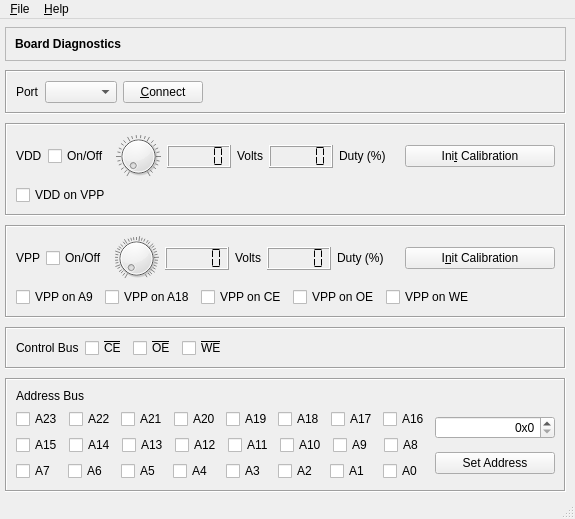
<?xml version="1.0" encoding="UTF-8"?>
<ui version="4.0">
 <class>DiagWindow</class>
 <widget class="QMainWindow" name="DiagWindow">
  <property name="geometry">
   <rect>
    <x>0</x>
    <y>0</y>
    <width>575</width>
    <height>519</height>
   </rect>
  </property>
  <property name="windowTitle">
   <string>USB Flash/EPROM Programmer</string>
  </property>
  <property name="windowIcon">
   <iconset resource="../resources/resources.qrc">
    <normaloff>:/icon/ufprog.png</normaloff>:/icon/ufprog.png</iconset>
  </property>
  <widget class="QWidget" name="centralwidget">
   <widget class="QWidget" name="layoutWidget">
    <property name="geometry">
     <rect>
      <x>5</x>
      <y>5</y>
      <width>561</width>
      <height>471</height>
     </rect>
    </property>
    <layout class="QVBoxLayout" name="verticalLayout_3">
     <item>
      <widget class="QFrame" name="frame_2">
       <property name="sizePolicy">
        <sizepolicy hsizetype="Preferred" vsizetype="Fixed">
         <horstretch>0</horstretch>
         <verstretch>0</verstretch>
        </sizepolicy>
       </property>
       <property name="frameShape">
        <enum>QFrame::StyledPanel</enum>
       </property>
       <property name="frameShadow">
        <enum>QFrame::Raised</enum>
       </property>
       <layout class="QHBoxLayout" name="horizontalLayout_5">
        <item>
         <widget class="QLabel" name="labelMain">
          <property name="sizePolicy">
           <sizepolicy hsizetype="Preferred" vsizetype="Fixed">
            <horstretch>0</horstretch>
            <verstretch>0</verstretch>
           </sizepolicy>
          </property>
          <property name="font">
           <font>
            <weight>75</weight>
            <bold>true</bold>
           </font>
          </property>
          <property name="text">
           <string>Board Diagnostics</string>
          </property>
         </widget>
        </item>
       </layout>
      </widget>
     </item>
     <item>
      <widget class="QFrame" name="framePort">
       <property name="sizePolicy">
        <sizepolicy hsizetype="Preferred" vsizetype="Fixed">
         <horstretch>0</horstretch>
         <verstretch>0</verstretch>
        </sizepolicy>
       </property>
       <property name="frameShape">
        <enum>QFrame::Box</enum>
       </property>
       <property name="frameShadow">
        <enum>QFrame::Sunken</enum>
       </property>
       <layout class="QHBoxLayout" name="horizontalLayout_4">
        <item>
         <layout class="QHBoxLayout" name="horizontalLayout">
          <item>
           <widget class="QLabel" name="labelPort">
            <property name="text">
             <string>Port</string>
            </property>
           </widget>
          </item>
          <item>
           <widget class="QComboBox" name="comboBoxPort"/>
          </item>
          <item>
           <widget class="QPushButton" name="pushButtonConnect">
            <property name="text">
             <string>&amp;Connect</string>
            </property>
           </widget>
          </item>
          <item>
           <spacer name="horizontalSpacer_5">
            <property name="orientation">
             <enum>Qt::Horizontal</enum>
            </property>
            <property name="sizeHint" stdset="0">
             <size>
              <width>40</width>
              <height>20</height>
             </size>
            </property>
           </spacer>
          </item>
         </layout>
        </item>
       </layout>
      </widget>
     </item>
     <item>
      <widget class="QFrame" name="frameVdd">
       <property name="sizePolicy">
        <sizepolicy hsizetype="Preferred" vsizetype="Fixed">
         <horstretch>0</horstretch>
         <verstretch>0</verstretch>
        </sizepolicy>
       </property>
       <property name="frameShape">
        <enum>QFrame::Box</enum>
       </property>
       <property name="frameShadow">
        <enum>QFrame::Sunken</enum>
       </property>
       <layout class="QHBoxLayout" name="horizontalLayout_7">
        <item>
         <layout class="QVBoxLayout" name="verticalLayout">
          <item>
           <layout class="QHBoxLayout" name="horizontalLayoutVdd">
            <item>
             <widget class="QLabel" name="labelVdd">
              <property name="sizePolicy">
               <sizepolicy hsizetype="Minimum" vsizetype="Fixed">
                <horstretch>0</horstretch>
                <verstretch>0</verstretch>
               </sizepolicy>
              </property>
              <property name="text">
               <string>VDD</string>
              </property>
             </widget>
            </item>
            <item>
             <widget class="QCheckBox" name="checkBoxVddCtrl">
              <property name="sizePolicy">
               <sizepolicy hsizetype="Minimum" vsizetype="Fixed">
                <horstretch>0</horstretch>
                <verstretch>0</verstretch>
               </sizepolicy>
              </property>
              <property name="text">
               <string>On/Off</string>
              </property>
             </widget>
            </item>
            <item>
             <widget class="QDial" name="dialVdd">
              <property name="sizePolicy">
               <sizepolicy hsizetype="Fixed" vsizetype="Fixed">
                <horstretch>0</horstretch>
                <verstretch>0</verstretch>
               </sizepolicy>
              </property>
              <property name="maximumSize">
               <size>
                <width>45</width>
                <height>45</height>
               </size>
              </property>
              <property name="maximum">
               <number>100</number>
              </property>
              <property name="value">
               <number>0</number>
              </property>
              <property name="sliderPosition">
               <number>0</number>
              </property>
              <property name="tracking">
               <bool>true</bool>
              </property>
              <property name="orientation">
               <enum>Qt::Horizontal</enum>
              </property>
              <property name="invertedAppearance">
               <bool>false</bool>
              </property>
              <property name="invertedControls">
               <bool>false</bool>
              </property>
              <property name="wrapping">
               <bool>false</bool>
              </property>
              <property name="notchTarget">
               <double>3.700000000000000</double>
              </property>
              <property name="notchesVisible">
               <bool>true</bool>
              </property>
             </widget>
            </item>
            <item>
             <widget class="QLCDNumber" name="lcdNumberVdd">
              <property name="sizePolicy">
               <sizepolicy hsizetype="Minimum" vsizetype="Fixed">
                <horstretch>0</horstretch>
                <verstretch>0</verstretch>
               </sizepolicy>
              </property>
              <property name="smallDecimalPoint">
               <bool>false</bool>
              </property>
              <property name="digitCount">
               <number>5</number>
              </property>
              <property name="segmentStyle">
               <enum>QLCDNumber::Flat</enum>
              </property>
             </widget>
            </item>
            <item>
             <widget class="QLabel" name="labelVddVolts">
              <property name="sizePolicy">
               <sizepolicy hsizetype="Minimum" vsizetype="Fixed">
                <horstretch>0</horstretch>
                <verstretch>0</verstretch>
               </sizepolicy>
              </property>
              <property name="text">
               <string>Volts</string>
              </property>
             </widget>
            </item>
            <item>
             <widget class="QLCDNumber" name="lcdNumberVddDuty">
              <property name="sizePolicy">
               <sizepolicy hsizetype="Minimum" vsizetype="Fixed">
                <horstretch>0</horstretch>
                <verstretch>0</verstretch>
               </sizepolicy>
              </property>
              <property name="segmentStyle">
               <enum>QLCDNumber::Flat</enum>
              </property>
             </widget>
            </item>
            <item>
             <widget class="QLabel" name="labelVddDuty">
              <property name="sizePolicy">
               <sizepolicy hsizetype="Minimum" vsizetype="Fixed">
                <horstretch>0</horstretch>
                <verstretch>0</verstretch>
               </sizepolicy>
              </property>
              <property name="text">
               <string>Duty (%)</string>
              </property>
             </widget>
            </item>
            <item>
             <spacer name="horizontalSpacer_2">
              <property name="orientation">
               <enum>Qt::Horizontal</enum>
              </property>
              <property name="sizeHint" stdset="0">
               <size>
                <width>40</width>
                <height>20</height>
               </size>
              </property>
             </spacer>
            </item>
            <item>
             <widget class="QPushButton" name="pushButtonVddInitCal">
              <property name="sizePolicy">
               <sizepolicy hsizetype="Fixed" vsizetype="Fixed">
                <horstretch>0</horstretch>
                <verstretch>0</verstretch>
               </sizepolicy>
              </property>
              <property name="minimumSize">
               <size>
                <width>150</width>
                <height>0</height>
               </size>
              </property>
              <property name="maximumSize">
               <size>
                <width>16777215</width>
                <height>16777215</height>
               </size>
              </property>
              <property name="baseSize">
               <size>
                <width>0</width>
                <height>0</height>
               </size>
              </property>
              <property name="text">
               <string>Ini&amp;t Calibration</string>
              </property>
              <property name="checkable">
               <bool>false</bool>
              </property>
              <property name="autoRepeatInterval">
               <number>100</number>
              </property>
              <property name="flat">
               <bool>false</bool>
              </property>
             </widget>
            </item>
           </layout>
          </item>
          <item>
           <widget class="QCheckBox" name="checkBoxVddOnVpp">
            <property name="text">
             <string>VDD on VPP</string>
            </property>
           </widget>
          </item>
         </layout>
        </item>
       </layout>
      </widget>
     </item>
     <item>
      <widget class="QFrame" name="frameVpp">
       <property name="sizePolicy">
        <sizepolicy hsizetype="Preferred" vsizetype="Fixed">
         <horstretch>0</horstretch>
         <verstretch>0</verstretch>
        </sizepolicy>
       </property>
       <property name="frameShape">
        <enum>QFrame::Box</enum>
       </property>
       <property name="frameShadow">
        <enum>QFrame::Sunken</enum>
       </property>
       <layout class="QHBoxLayout" name="horizontalLayout_6">
        <item>
         <layout class="QVBoxLayout" name="verticalLayout_2">
          <item>
           <layout class="QHBoxLayout" name="horizontalLayoutVpp">
            <item>
             <widget class="QLabel" name="labelVpp">
              <property name="sizePolicy">
               <sizepolicy hsizetype="Minimum" vsizetype="Fixed">
                <horstretch>0</horstretch>
                <verstretch>0</verstretch>
               </sizepolicy>
              </property>
              <property name="text">
               <string>VPP</string>
              </property>
             </widget>
            </item>
            <item>
             <widget class="QCheckBox" name="checkBoxVppCtrl">
              <property name="sizePolicy">
               <sizepolicy hsizetype="Minimum" vsizetype="Fixed">
                <horstretch>0</horstretch>
                <verstretch>0</verstretch>
               </sizepolicy>
              </property>
              <property name="text">
               <string>On/Off</string>
              </property>
             </widget>
            </item>
            <item>
             <widget class="QDial" name="dialVpp">
              <property name="sizePolicy">
               <sizepolicy hsizetype="Fixed" vsizetype="Fixed">
                <horstretch>0</horstretch>
                <verstretch>0</verstretch>
               </sizepolicy>
              </property>
              <property name="maximumSize">
               <size>
                <width>45</width>
                <height>45</height>
               </size>
              </property>
              <property name="maximum">
               <number>300</number>
              </property>
              <property name="value">
               <number>0</number>
              </property>
              <property name="sliderPosition">
               <number>0</number>
              </property>
              <property name="orientation">
               <enum>Qt::Horizontal</enum>
              </property>
              <property name="invertedAppearance">
               <bool>false</bool>
              </property>
              <property name="invertedControls">
               <bool>false</bool>
              </property>
              <property name="wrapping">
               <bool>false</bool>
              </property>
              <property name="notchTarget">
               <double>7.700000000000000</double>
              </property>
              <property name="notchesVisible">
               <bool>true</bool>
              </property>
             </widget>
            </item>
            <item>
             <widget class="QLCDNumber" name="lcdNumberVpp">
              <property name="sizePolicy">
               <sizepolicy hsizetype="Minimum" vsizetype="Fixed">
                <horstretch>0</horstretch>
                <verstretch>0</verstretch>
               </sizepolicy>
              </property>
              <property name="segmentStyle">
               <enum>QLCDNumber::Flat</enum>
              </property>
             </widget>
            </item>
            <item>
             <widget class="QLabel" name="labelVppVolts">
              <property name="sizePolicy">
               <sizepolicy hsizetype="Minimum" vsizetype="Fixed">
                <horstretch>0</horstretch>
                <verstretch>0</verstretch>
               </sizepolicy>
              </property>
              <property name="text">
               <string>Volts</string>
              </property>
             </widget>
            </item>
            <item>
             <widget class="QLCDNumber" name="lcdNumberVppDuty">
              <property name="sizePolicy">
               <sizepolicy hsizetype="Minimum" vsizetype="Fixed">
                <horstretch>0</horstretch>
                <verstretch>0</verstretch>
               </sizepolicy>
              </property>
              <property name="segmentStyle">
               <enum>QLCDNumber::Flat</enum>
              </property>
             </widget>
            </item>
            <item>
             <widget class="QLabel" name="labelVppDuty">
              <property name="sizePolicy">
               <sizepolicy hsizetype="Minimum" vsizetype="Fixed">
                <horstretch>0</horstretch>
                <verstretch>0</verstretch>
               </sizepolicy>
              </property>
              <property name="text">
               <string>Duty (%)</string>
              </property>
             </widget>
            </item>
            <item>
             <spacer name="horizontalSpacer">
              <property name="orientation">
               <enum>Qt::Horizontal</enum>
              </property>
              <property name="sizeHint" stdset="0">
               <size>
                <width>40</width>
                <height>20</height>
               </size>
              </property>
             </spacer>
            </item>
            <item>
             <widget class="QPushButton" name="pushButtonVppInitCal">
              <property name="sizePolicy">
               <sizepolicy hsizetype="Fixed" vsizetype="Fixed">
                <horstretch>0</horstretch>
                <verstretch>0</verstretch>
               </sizepolicy>
              </property>
              <property name="minimumSize">
               <size>
                <width>150</width>
                <height>0</height>
               </size>
              </property>
              <property name="text">
               <string>I&amp;nit Calibration</string>
              </property>
             </widget>
            </item>
           </layout>
          </item>
          <item>
           <layout class="QHBoxLayout" name="horizontalLayoutVppFlags">
            <item>
             <widget class="QCheckBox" name="checkBoxVppOnA9">
              <property name="text">
               <string>VPP on A9</string>
              </property>
             </widget>
            </item>
            <item>
             <widget class="QCheckBox" name="checkBoxVppOnA18">
              <property name="text">
               <string>VPP on A18</string>
              </property>
             </widget>
            </item>
            <item>
             <widget class="QCheckBox" name="checkBoxVppOnCE">
              <property name="text">
               <string>VPP on CE</string>
              </property>
             </widget>
            </item>
            <item>
             <widget class="QCheckBox" name="checkBoxVppOnOE">
              <property name="text">
               <string>VPP on OE</string>
              </property>
             </widget>
            </item>
            <item>
             <widget class="QCheckBox" name="checkBoxVppOnWE">
              <property name="text">
               <string>VPP on WE</string>
              </property>
             </widget>
            </item>
            <item>
             <spacer name="horizontalSpacer_3">
              <property name="orientation">
               <enum>Qt::Horizontal</enum>
              </property>
              <property name="sizeHint" stdset="0">
               <size>
                <width>40</width>
                <height>20</height>
               </size>
              </property>
             </spacer>
            </item>
           </layout>
          </item>
         </layout>
        </item>
       </layout>
      </widget>
     </item>
     <item>
      <widget class="QFrame" name="frameBusCtrl">
       <property name="sizePolicy">
        <sizepolicy hsizetype="Preferred" vsizetype="Fixed">
         <horstretch>0</horstretch>
         <verstretch>0</verstretch>
        </sizepolicy>
       </property>
       <property name="frameShape">
        <enum>QFrame::Box</enum>
       </property>
       <property name="frameShadow">
        <enum>QFrame::Sunken</enum>
       </property>
       <layout class="QVBoxLayout" name="verticalLayout_5">
        <item>
         <layout class="QVBoxLayout" name="verticalLayout_4">
          <item>
           <layout class="QHBoxLayout" name="horizontalLayout_8">
            <item>
             <widget class="QLabel" name="labelBusCtrl">
              <property name="sizePolicy">
               <sizepolicy hsizetype="Minimum" vsizetype="Fixed">
                <horstretch>0</horstretch>
                <verstretch>0</verstretch>
               </sizepolicy>
              </property>
              <property name="text">
               <string>Control Bus</string>
              </property>
             </widget>
            </item>
            <item>
             <widget class="QCheckBox" name="checkBoxCE">
              <property name="styleSheet">
               <string notr="true">text-decoration:overline</string>
              </property>
              <property name="text">
               <string>CE</string>
              </property>
             </widget>
            </item>
            <item>
             <widget class="QCheckBox" name="checkBoxOE">
              <property name="styleSheet">
               <string notr="true">text-decoration:overline</string>
              </property>
              <property name="text">
               <string>OE</string>
              </property>
             </widget>
            </item>
            <item>
             <widget class="QCheckBox" name="checkBoxWE">
              <property name="styleSheet">
               <string notr="true">text-decoration:overline</string>
              </property>
              <property name="text">
               <string>WE</string>
              </property>
             </widget>
            </item>
            <item>
             <spacer name="horizontalSpacer_4">
              <property name="orientation">
               <enum>Qt::Horizontal</enum>
              </property>
              <property name="sizeHint" stdset="0">
               <size>
                <width>40</width>
                <height>20</height>
               </size>
              </property>
             </spacer>
            </item>
           </layout>
          </item>
         </layout>
        </item>
       </layout>
      </widget>
     </item>
     <item>
      <widget class="QFrame" name="frameBusAddr">
       <property name="sizePolicy">
        <sizepolicy hsizetype="Preferred" vsizetype="Fixed">
         <horstretch>0</horstretch>
         <verstretch>0</verstretch>
        </sizepolicy>
       </property>
       <property name="frameShape">
        <enum>QFrame::Box</enum>
       </property>
       <property name="frameShadow">
        <enum>QFrame::Sunken</enum>
       </property>
       <layout class="QHBoxLayout" name="horizontalLayout_11">
        <item>
         <layout class="QVBoxLayout" name="verticalLayout_8">
          <item>
           <widget class="QLabel" name="labelBusAddr">
            <property name="sizePolicy">
             <sizepolicy hsizetype="Minimum" vsizetype="Fixed">
              <horstretch>0</horstretch>
              <verstretch>0</verstretch>
             </sizepolicy>
            </property>
            <property name="text">
             <string>Address Bus</string>
            </property>
           </widget>
          </item>
          <item>
           <layout class="QHBoxLayout" name="horizontalLayout_10">
            <item>
             <layout class="QVBoxLayout" name="verticalLayout_6">
              <item>
               <layout class="QHBoxLayout" name="horizontalLayout_2">
                <item>
                 <widget class="QCheckBox" name="checkBoxA23">
                  <property name="sizePolicy">
                   <sizepolicy hsizetype="Minimum" vsizetype="Fixed">
                    <horstretch>0</horstretch>
                    <verstretch>0</verstretch>
                   </sizepolicy>
                  </property>
                  <property name="text">
                   <string>A23</string>
                  </property>
                 </widget>
                </item>
                <item>
                 <widget class="QCheckBox" name="checkBoxA22">
                  <property name="sizePolicy">
                   <sizepolicy hsizetype="Minimum" vsizetype="Fixed">
                    <horstretch>0</horstretch>
                    <verstretch>0</verstretch>
                   </sizepolicy>
                  </property>
                  <property name="text">
                   <string>A22</string>
                  </property>
                 </widget>
                </item>
                <item>
                 <widget class="QCheckBox" name="checkBoxA21">
                  <property name="sizePolicy">
                   <sizepolicy hsizetype="Minimum" vsizetype="Fixed">
                    <horstretch>0</horstretch>
                    <verstretch>0</verstretch>
                   </sizepolicy>
                  </property>
                  <property name="text">
                   <string>A21</string>
                  </property>
                 </widget>
                </item>
                <item>
                 <widget class="QCheckBox" name="checkBoxA20">
                  <property name="sizePolicy">
                   <sizepolicy hsizetype="Minimum" vsizetype="Fixed">
                    <horstretch>0</horstretch>
                    <verstretch>0</verstretch>
                   </sizepolicy>
                  </property>
                  <property name="text">
                   <string>A20</string>
                  </property>
                 </widget>
                </item>
                <item>
                 <widget class="QCheckBox" name="checkBoxA19">
                  <property name="sizePolicy">
                   <sizepolicy hsizetype="Minimum" vsizetype="Fixed">
                    <horstretch>0</horstretch>
                    <verstretch>0</verstretch>
                   </sizepolicy>
                  </property>
                  <property name="text">
                   <string>A19</string>
                  </property>
                 </widget>
                </item>
                <item>
                 <widget class="QCheckBox" name="checkBoxA18">
                  <property name="sizePolicy">
                   <sizepolicy hsizetype="Minimum" vsizetype="Fixed">
                    <horstretch>0</horstretch>
                    <verstretch>0</verstretch>
                   </sizepolicy>
                  </property>
                  <property name="text">
                   <string>A18</string>
                  </property>
                 </widget>
                </item>
                <item>
                 <widget class="QCheckBox" name="checkBoxA17">
                  <property name="sizePolicy">
                   <sizepolicy hsizetype="Minimum" vsizetype="Fixed">
                    <horstretch>0</horstretch>
                    <verstretch>0</verstretch>
                   </sizepolicy>
                  </property>
                  <property name="text">
                   <string>A17</string>
                  </property>
                 </widget>
                </item>
                <item>
                 <widget class="QCheckBox" name="checkBoxA16">
                  <property name="sizePolicy">
                   <sizepolicy hsizetype="Minimum" vsizetype="Fixed">
                    <horstretch>0</horstretch>
                    <verstretch>0</verstretch>
                   </sizepolicy>
                  </property>
                  <property name="text">
                   <string>A16</string>
                  </property>
                 </widget>
                </item>
               </layout>
              </item>
              <item>
               <layout class="QHBoxLayout" name="horizontalLayout_3">
                <item>
                 <widget class="QCheckBox" name="checkBoxA15">
                  <property name="sizePolicy">
                   <sizepolicy hsizetype="Minimum" vsizetype="Fixed">
                    <horstretch>0</horstretch>
                    <verstretch>0</verstretch>
                   </sizepolicy>
                  </property>
                  <property name="text">
                   <string>A15</string>
                  </property>
                 </widget>
                </item>
                <item>
                 <widget class="QCheckBox" name="checkBoxA14">
                  <property name="sizePolicy">
                   <sizepolicy hsizetype="Minimum" vsizetype="Fixed">
                    <horstretch>0</horstretch>
                    <verstretch>0</verstretch>
                   </sizepolicy>
                  </property>
                  <property name="text">
                   <string>A14</string>
                  </property>
                 </widget>
                </item>
                <item>
                 <widget class="QCheckBox" name="checkBoxA13">
                  <property name="sizePolicy">
                   <sizepolicy hsizetype="Minimum" vsizetype="Fixed">
                    <horstretch>0</horstretch>
                    <verstretch>0</verstretch>
                   </sizepolicy>
                  </property>
                  <property name="text">
                   <string>A13</string>
                  </property>
                 </widget>
                </item>
                <item>
                 <widget class="QCheckBox" name="checkBoxA12">
                  <property name="sizePolicy">
                   <sizepolicy hsizetype="Minimum" vsizetype="Fixed">
                    <horstretch>0</horstretch>
                    <verstretch>0</verstretch>
                   </sizepolicy>
                  </property>
                  <property name="text">
                   <string>A12</string>
                  </property>
                 </widget>
                </item>
                <item>
                 <widget class="QCheckBox" name="checkBoxA11">
                  <property name="sizePolicy">
                   <sizepolicy hsizetype="Minimum" vsizetype="Fixed">
                    <horstretch>0</horstretch>
                    <verstretch>0</verstretch>
                   </sizepolicy>
                  </property>
                  <property name="text">
                   <string>A11</string>
                  </property>
                 </widget>
                </item>
                <item>
                 <widget class="QCheckBox" name="checkBoxA10">
                  <property name="sizePolicy">
                   <sizepolicy hsizetype="Minimum" vsizetype="Fixed">
                    <horstretch>0</horstretch>
                    <verstretch>0</verstretch>
                   </sizepolicy>
                  </property>
                  <property name="text">
                   <string>A10</string>
                  </property>
                 </widget>
                </item>
                <item>
                 <widget class="QCheckBox" name="checkBoxA9">
                  <property name="sizePolicy">
                   <sizepolicy hsizetype="Minimum" vsizetype="Fixed">
                    <horstretch>0</horstretch>
                    <verstretch>0</verstretch>
                   </sizepolicy>
                  </property>
                  <property name="text">
                   <string>A9</string>
                  </property>
                 </widget>
                </item>
                <item>
                 <widget class="QCheckBox" name="checkBoxA8">
                  <property name="sizePolicy">
                   <sizepolicy hsizetype="Minimum" vsizetype="Fixed">
                    <horstretch>0</horstretch>
                    <verstretch>0</verstretch>
                   </sizepolicy>
                  </property>
                  <property name="text">
                   <string>A8</string>
                  </property>
                 </widget>
                </item>
               </layout>
              </item>
              <item>
               <layout class="QHBoxLayout" name="horizontalLayout_9">
                <item>
                 <widget class="QCheckBox" name="checkBoxA7">
                  <property name="sizePolicy">
                   <sizepolicy hsizetype="Minimum" vsizetype="Fixed">
                    <horstretch>0</horstretch>
                    <verstretch>0</verstretch>
                   </sizepolicy>
                  </property>
                  <property name="text">
                   <string>A7</string>
                  </property>
                 </widget>
                </item>
                <item>
                 <widget class="QCheckBox" name="checkBoxA6">
                  <property name="sizePolicy">
                   <sizepolicy hsizetype="Minimum" vsizetype="Fixed">
                    <horstretch>0</horstretch>
                    <verstretch>0</verstretch>
                   </sizepolicy>
                  </property>
                  <property name="text">
                   <string>A6</string>
                  </property>
                 </widget>
                </item>
                <item>
                 <widget class="QCheckBox" name="checkBoxA5">
                  <property name="sizePolicy">
                   <sizepolicy hsizetype="Minimum" vsizetype="Fixed">
                    <horstretch>0</horstretch>
                    <verstretch>0</verstretch>
                   </sizepolicy>
                  </property>
                  <property name="text">
                   <string>A5</string>
                  </property>
                 </widget>
                </item>
                <item>
                 <widget class="QCheckBox" name="checkBoxA4">
                  <property name="sizePolicy">
                   <sizepolicy hsizetype="Minimum" vsizetype="Fixed">
                    <horstretch>0</horstretch>
                    <verstretch>0</verstretch>
                   </sizepolicy>
                  </property>
                  <property name="text">
                   <string>A4</string>
                  </property>
                 </widget>
                </item>
                <item>
                 <widget class="QCheckBox" name="checkBoxA3">
                  <property name="sizePolicy">
                   <sizepolicy hsizetype="Minimum" vsizetype="Fixed">
                    <horstretch>0</horstretch>
                    <verstretch>0</verstretch>
                   </sizepolicy>
                  </property>
                  <property name="text">
                   <string>A3</string>
                  </property>
                 </widget>
                </item>
                <item>
                 <widget class="QCheckBox" name="checkBoxA2">
                  <property name="sizePolicy">
                   <sizepolicy hsizetype="Minimum" vsizetype="Fixed">
                    <horstretch>0</horstretch>
                    <verstretch>0</verstretch>
                   </sizepolicy>
                  </property>
                  <property name="text">
                   <string>A2</string>
                  </property>
                 </widget>
                </item>
                <item>
                 <widget class="QCheckBox" name="checkBoxA1">
                  <property name="sizePolicy">
                   <sizepolicy hsizetype="Minimum" vsizetype="Fixed">
                    <horstretch>0</horstretch>
                    <verstretch>0</verstretch>
                   </sizepolicy>
                  </property>
                  <property name="text">
                   <string>A1</string>
                  </property>
                 </widget>
                </item>
                <item>
                 <widget class="QCheckBox" name="checkBoxA0">
                  <property name="sizePolicy">
                   <sizepolicy hsizetype="Minimum" vsizetype="Fixed">
                    <horstretch>0</horstretch>
                    <verstretch>0</verstretch>
                   </sizepolicy>
                  </property>
                  <property name="text">
                   <string>A0</string>
                  </property>
                 </widget>
                </item>
               </layout>
              </item>
             </layout>
            </item>
            <item>
             <spacer name="horizontalSpacer_6">
              <property name="orientation">
               <enum>Qt::Horizontal</enum>
              </property>
              <property name="sizeHint" stdset="0">
               <size>
                <width>40</width>
                <height>20</height>
               </size>
              </property>
             </spacer>
            </item>
            <item>
             <layout class="QVBoxLayout" name="verticalLayout_7">
              <item>
               <widget class="QSpinBox" name="spinBoxAddr">
                <property name="sizePolicy">
                 <sizepolicy hsizetype="Fixed" vsizetype="Fixed">
                  <horstretch>0</horstretch>
                  <verstretch>0</verstretch>
                 </sizepolicy>
                </property>
                <property name="minimumSize">
                 <size>
                  <width>120</width>
                  <height>0</height>
                 </size>
                </property>
                <property name="wrapping">
                 <bool>false</bool>
                </property>
                <property name="frame">
                 <bool>true</bool>
                </property>
                <property name="alignment">
                 <set>Qt::AlignRight|Qt::AlignTrailing|Qt::AlignVCenter</set>
                </property>
                <property name="buttonSymbols">
                 <enum>QAbstractSpinBox::UpDownArrows</enum>
                </property>
                <property name="specialValueText">
                 <string/>
                </property>
                <property name="showGroupSeparator" stdset="0">
                 <bool>false</bool>
                </property>
                <property name="suffix">
                 <string/>
                </property>
                <property name="prefix">
                 <string>0x</string>
                </property>
                <property name="maximum">
                 <number>16777215</number>
                </property>
                <property name="stepType">
                 <enum>QAbstractSpinBox::DefaultStepType</enum>
                </property>
                <property name="value">
                 <number>0</number>
                </property>
                <property name="displayIntegerBase">
                 <number>16</number>
                </property>
               </widget>
              </item>
              <item>
               <widget class="QPushButton" name="pushButtonAddr">
                <property name="sizePolicy">
                 <sizepolicy hsizetype="Fixed" vsizetype="Fixed">
                  <horstretch>0</horstretch>
                  <verstretch>0</verstretch>
                 </sizepolicy>
                </property>
                <property name="minimumSize">
                 <size>
                  <width>120</width>
                  <height>0</height>
                 </size>
                </property>
                <property name="text">
                 <string>Set Address</string>
                </property>
               </widget>
              </item>
             </layout>
            </item>
           </layout>
          </item>
         </layout>
        </item>
       </layout>
      </widget>
     </item>
    </layout>
   </widget>
  </widget>
  <widget class="QMenuBar" name="menubar">
   <property name="geometry">
    <rect>
     <x>0</x>
     <y>0</y>
     <width>575</width>
     <height>21</height>
    </rect>
   </property>
   <widget class="QMenu" name="menu_File">
    <property name="title">
     <string>&amp;File</string>
    </property>
    <addaction name="actionExit"/>
   </widget>
   <widget class="QMenu" name="menu_Help">
    <property name="title">
     <string>&amp;Help</string>
    </property>
    <addaction name="actionAbout"/>
    <addaction name="actionAboutQt"/>
   </widget>
   <addaction name="menu_File"/>
   <addaction name="menu_Help"/>
  </widget>
  <widget class="QStatusBar" name="statusbar"/>
  <action name="actionExit">
   <property name="text">
    <string>E&amp;xit</string>
   </property>
  </action>
  <action name="actionAbout">
   <property name="text">
    <string>A&amp;bout</string>
   </property>
  </action>
  <action name="actionAboutQt">
   <property name="text">
    <string>About &amp;Qt</string>
   </property>
  </action>
 </widget>
 <resources>
  <include location="../resources/resources.qrc"/>
 </resources>
 <connections/>
</ui>
